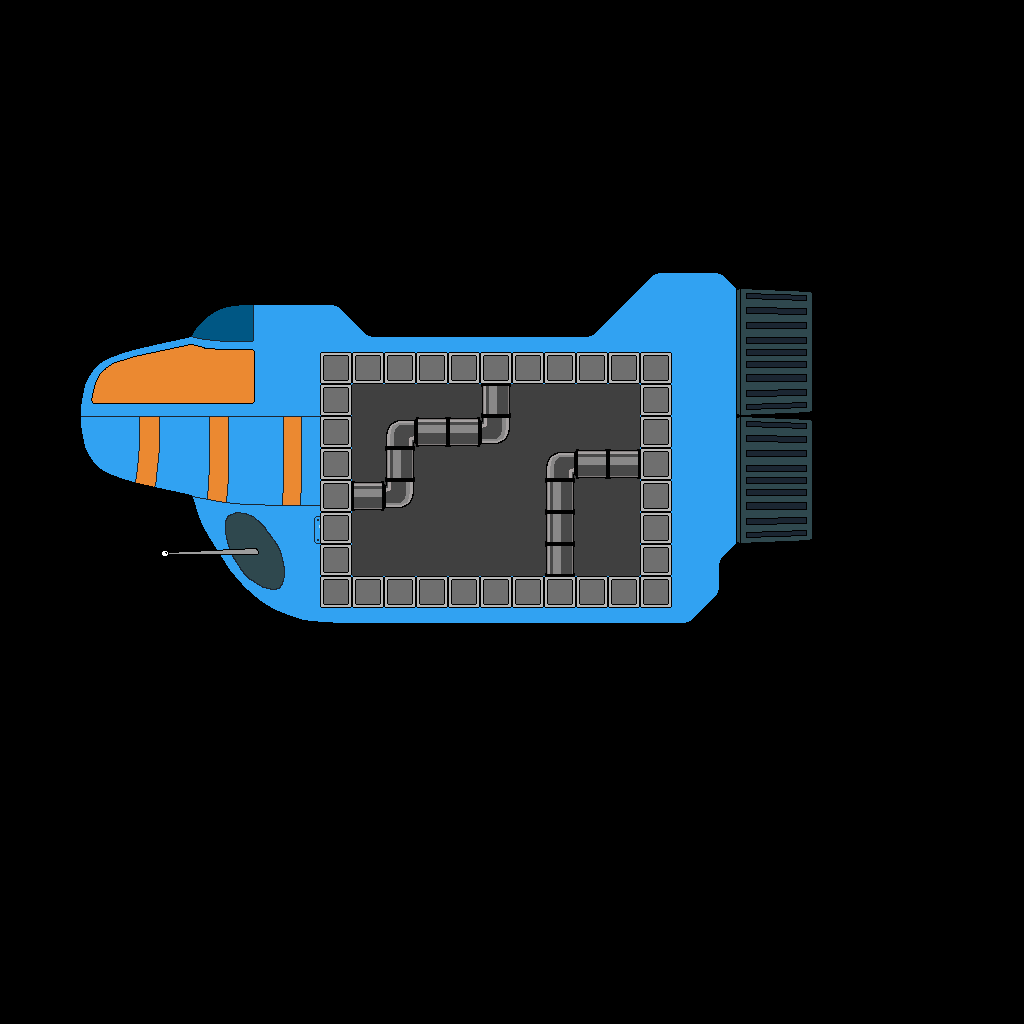

Below is a game level as drawn by its tile map, then a one-line description and the .tmx that defines it (tile-layer data replaced by summaries):
An orthogonal 32x32 tile map with 32x32 px tiles, 2 tile layers (Exterior, Walls n Pipes), 12 tilesets and 12 objects (3x LeakEmitter, LeaksPlayer, MusicPlayer, LeaksText, GameController, ...).

<map version="1.0" orientation="orthogonal" renderorder="right-down" width="32" height="32" tilewidth="32" tileheight="32" nextobjectid="42">
 <tileset firstgid="1" name="Block" tilewidth="32" tileheight="32">
  <image source="../space_roaches/sprites/Block.png" width="32" height="32" />
  <tile id="0">
   <properties>
    <property name="prefab" value="BlockTilePrefab" />
   </properties>
  </tile>
 </tileset>
 <tileset firstgid="2" name="Pipe1" tilewidth="32" tileheight="32">
  <image source="Pipe1.png" width="32" height="32" />
 </tileset>
 <tileset firstgid="3" name="tube-sheet" tilewidth="32" tileheight="32">
  <image source="tube-sheet.png" width="64" height="96" />
 </tileset>
 <tileset firstgid="9" name="pipe2" tilewidth="32" tileheight="32">
  <image source="pipe2.png" width="32" height="32" />
 </tileset>
 <tileset firstgid="10" name="powerbox" tilewidth="32" tileheight="32">
  <image source="powerbox.png" width="32" height="32" />
  <tile id="0">
   <properties>
    <property name="prefab" value="GravityGenerator" />
   </properties>
  </tile>
 </tileset>
 <tileset firstgid="11" name="gravbox" tilewidth="32" tileheight="32">
  <image source="gravbox.png" width="32" height="32" />
  <tile id="0">
   <properties>
    <property name="prefab" value="GravityGenerator" />
   </properties>
  </tile>
 </tileset>
 <tileset firstgid="12" name="LevelDecorations" tilewidth="32" tileheight="32">
  <image source="LevelDecorations.png" width="64" height="64" />
 </tileset>
 <tileset firstgid="16" name="ShipFrontBottom" tilewidth="32" tileheight="32">
  <image source="ShipFrontBottom.png" width="288" height="224" />
 </tileset>
 <tileset firstgid="79" name="ShipFrontTop" tilewidth="32" tileheight="32">
  <image source="ShipFrontTop.png" width="192" height="128" />
 </tileset>
 <tileset firstgid="103" name="ShipExterior" tilewidth="32" tileheight="32">
  <image source="ShipExterior.png" width="160" height="576" />
 </tileset>
 <tileset firstgid="193" name="ShipThruster" tilewidth="96" tileheight="128">
  <image source="ShipThruster.png" width="128" height="128" />
 </tileset>
 <tileset firstgid="194" name="ShipTiles" tilewidth="32" tileheight="32">
  <image source="ShipTiles.png" width="160" height="224" />
 </tileset>
 <layer name="Exterior" width="32" height="32">
  <data>[1024 cells, 212 non-empty, 85 distinct tile ids]</data>
 </layer>
 <layer name="Walls n Pipes" width="32" height="32">
  <properties>
   <property name="prefab" value="BlockTilePref" />
  </properties>
  <data>[1024 cells, 48 non-empty, 5 distinct tile ids]</data>
 </layer>
 <objectgroup name="Object Layer 1">
  <object id="1" name="Player" type="LeaksPlayer" x="480" y="544" width="32" height="32" />
  <object id="10" name="rip1" type="LeakEmitter" x="480" y="416" width="32" height="32" />
  <object id="11" name="rip2" type="LeakEmitter" x="544" y="448" width="32" height="32" />
  <object id="14" name="music" type="MusicPlayer" x="384" y="640" width="32" height="32" />
  <object id="17" name="GameText" type="LeaksText" x="480" y="640" width="32" height="32" />
  <object id="18" name="GameController" type="GameController" x="560" y="640" width="32" height="32" />
  <object id="26" name="GravityGenerator" type="GravityGenerator" gid="11" x="352" y="544" width="32" height="32" />
  <object id="36" name="PowerGenerator" type="PowerGenerator" gid="10" x="624" y="560" />
  <object id="38" name="rip3" type="LeakEmitter" x="384" y="416" width="32" height="32" />
  <object id="39" name="StarField" type="StarField1" x="288" y="584" width="32" height="32" />
  <object id="40" name="StarField" type="StarField2" x="688" y="616" width="32" height="32" />
  <object id="41" name="StarField" type="StarField3" x="488" y="296" width="32" height="32" />
 </objectgroup>
</map>